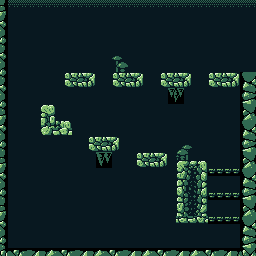

A level layout from a 2D game, rendered from its tile map. Below: a short description, then the map file with its tile-grid data intact:
An orthogonal 32x32 tile map with 8x8 px tiles, 1 tile layer (Tile Layer 1).

<map version="1.5" tiledversion="1.7.2" orientation="orthogonal" renderorder="right-down" width="32" height="32" tilewidth="8" tileheight="8" infinite="0" nextlayerid="2" nextobjectid="1">
 <tileset firstgid="1" source="caveset.tsx" />
 <layer id="1" name="Tile Layer 1" width="32" height="32">
  <data encoding="csv">
382,77,77,77,77,77,77,77,77,77,77,77,77,77,77,77,77,77,77,77,77,77,77,77,77,77,77,77,77,77,77,77,
412,152,152,152,152,152,152,152,152,152,152,152,152,152,152,152,152,152,152,152,152,152,152,152,152,152,152,152,152,152,152,152,
442,152,152,152,152,152,152,152,152,152,152,152,152,152,152,152,152,152,152,152,152,152,152,152,152,152,152,152,152,152,152,152,
472,152,152,152,152,152,152,152,152,152,152,152,152,152,152,152,152,152,152,152,152,152,152,152,152,152,152,152,152,152,152,152,
502,152,152,152,152,152,152,152,152,152,152,152,152,152,152,152,152,152,152,152,152,152,152,152,152,152,152,152,152,152,152,152,
532,152,152,152,152,152,152,152,152,152,152,152,152,152,152,152,152,152,152,152,152,152,152,152,152,152,152,152,152,152,152,152,
442,152,152,152,152,152,152,152,152,152,152,152,152,152,152,152,152,152,152,152,152,152,152,152,152,152,152,152,152,152,152,152,
472,152,152,152,152,152,152,152,152,152,152,152,152,152,373,374,152,152,152,152,152,152,152,152,152,152,152,152,152,152,152,152,
502,152,152,152,152,152,152,152,152,152,152,152,152,152,403,404,152,152,152,152,152,152,152,152,152,152,152,152,152,152,152,152,
532,152,152,152,152,152,152,152,181,182,185,186,152,152,181,182,185,186,152,152,181,182,185,186,152,152,181,182,185,186,449,450,
442,152,152,152,152,152,152,152,211,212,215,216,152,152,211,212,215,216,152,152,211,212,215,216,152,152,211,212,215,216,479,480,
472,152,152,152,152,152,152,152,152,152,152,152,152,152,152,152,152,152,152,152,152,367,368,152,152,152,152,152,152,152,509,510,
502,152,152,152,152,152,152,152,152,152,152,152,152,152,152,152,152,152,152,152,152,397,398,152,152,152,152,152,152,152,539,540,
532,152,152,152,152,1,10,152,152,152,152,152,152,152,152,152,152,152,152,152,152,152,152,152,152,152,152,152,152,152,389,390,
412,152,152,152,152,31,40,152,152,152,152,152,152,152,152,152,152,152,152,152,152,152,152,152,152,152,152,152,152,152,419,420,
442,152,152,152,152,61,70,5,10,152,152,152,152,152,152,152,152,152,152,152,152,152,152,152,152,152,152,152,152,152,449,450,
472,152,152,152,152,91,92,93,94,152,152,152,152,152,152,152,152,152,152,152,152,152,152,152,152,152,152,152,152,152,479,480,
502,152,152,152,152,152,152,152,152,152,152,181,182,185,186,152,152,152,152,152,152,152,152,152,152,152,152,152,152,152,509,510,
532,152,152,152,152,152,152,152,152,152,152,211,212,215,216,152,152,152,152,152,152,152,313,314,152,152,152,152,152,152,539,540,
382,152,152,152,152,152,152,152,152,152,152,152,369,370,152,152,152,181,182,185,186,152,343,344,152,152,152,152,152,152,389,390,
412,152,152,152,152,152,152,152,152,152,152,152,399,400,152,152,152,211,212,215,216,152,1,192,193,10,152,152,152,152,419,420,
442,152,152,152,152,152,152,152,152,152,152,152,152,152,152,152,152,152,152,152,152,152,11,12,13,14,621,621,621,621,449,450,
472,152,152,152,152,152,152,152,152,152,152,152,152,152,152,152,152,152,152,152,152,152,41,42,43,44,152,152,152,152,479,480,
502,152,152,152,152,152,152,152,152,152,152,152,152,152,152,152,152,152,152,152,152,152,71,72,73,74,152,152,152,152,509,510,
532,152,152,152,152,152,152,152,152,152,152,152,152,152,152,152,152,152,152,152,152,152,101,102,103,104,621,621,621,621,539,540,
382,152,152,152,152,152,152,152,152,152,152,152,152,152,152,152,152,152,152,152,152,152,131,132,133,134,152,152,152,152,389,390,
412,152,152,152,152,152,152,152,152,152,152,152,152,152,152,152,152,152,152,152,152,152,161,162,163,164,152,152,152,152,419,420,
442,152,152,152,152,152,152,152,152,152,152,152,152,152,152,152,152,152,152,152,152,152,221,222,223,224,621,621,621,621,449,450,
472,152,152,152,152,152,152,152,152,152,152,152,152,152,152,152,152,152,152,152,152,152,152,152,152,152,152,152,152,152,479,480,
502,152,152,152,152,152,152,152,152,152,152,152,152,152,152,152,152,152,152,152,152,152,152,152,152,152,152,152,152,152,509,510,
532,152,152,152,152,152,152,152,152,152,152,152,152,152,152,152,152,152,152,152,152,152,152,152,152,152,152,152,152,152,539,540,
562,563,564,565,566,567,568,563,564,565,566,567,568,563,564,565,566,567,568,563,564,565,566,567,568,563,564,565,566,567,569,570
</data>
 </layer>
</map>
